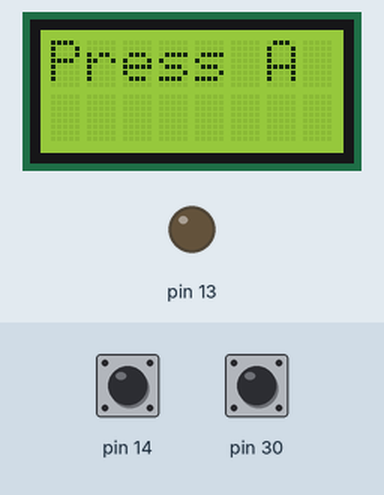
Recording of a sketch running on a simulated Arduino Leonardo, built with avr-gcc and run on an emulated ATmega32U4. On the bench: 8×2 character LCD, output pins drawn as LEDs (lit = HIGH). The test bench sets the inputs (shaded band); at power-on: pin 14 HIGH, pin 30 HIGH.

Above: at 0.8 s.
0.9 s: pin 14 pulled LOW for 0.15 s
At 1.5 s:
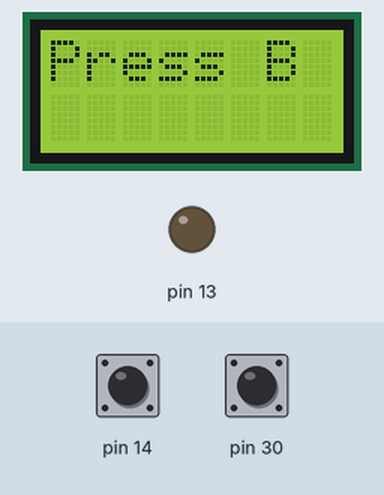
2.5 s: pin 30 pulled LOW for 0.15 s
At 3.4 s:
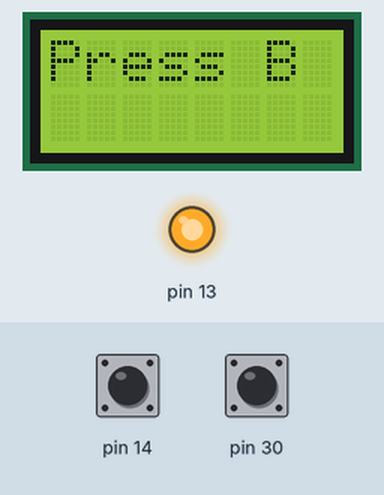
4.1 s: pin 30 pulled LOW for 1 s
At 4.6 s:
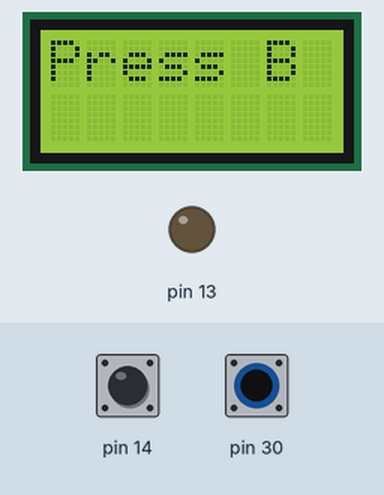
6.6 s: pin 30 pulled LOW for 3.2 s
At 7.7 s:
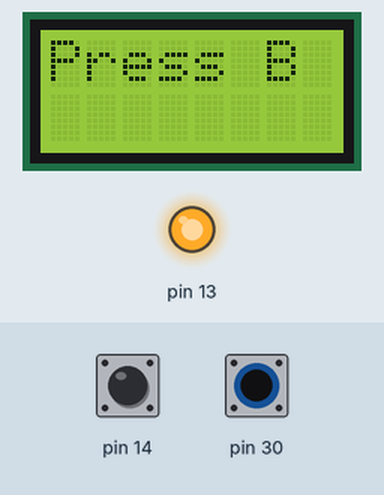
Timing chart, 0 to 9.6 s (numbered marks = the images above; inputs shaded):
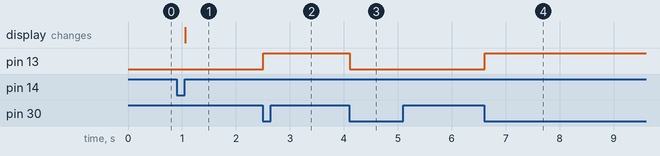

Measured:
- after the input at 0.9 s, the display: changes after 0.16 s (image 1)
- after the input at 2.5 s, pin 13: LOW → HIGH at once
- after the input at 4.1 s, pin 13: HIGH → LOW at once
- after the input at 6.6 s, pin 13: LOW → HIGH at once

The sketch:

mech01.ino
```cpp
// メカトロニクス演習2 第1回 サンプルプログラム
// ボタンBでLEDのON/OFFを制御するプログラムの一例

#include <Zumo32U4.h>
Zumo32U4ButtonA buttonA;
Zumo32U4ButtonB buttonB;
Zumo32U4LCD lcd;
int current_button_state = 0;  // ボタンの現在の状態
int old_button_state = 0;      // ボタンの古い状態
int led_state = 0;             // LEDの状態
void setup(){
  lcd.clear();
  lcd.print(F("Press A"));
  buttonA.waitForButton();
  lcd.clear();
  lcd.print(F("Press B"));
}
void loop(){
  current_button_state = buttonB.isPressed();
  if((current_button_state == 1) && (old_button_state == 0)){
    led_state = 1 - led_state;
    delay(10);
  }
  old_button_state = current_button_state;
  if(led_state == 1){
    ledYellow(1);
  }else{
    ledYellow(0);
  }
}
```
